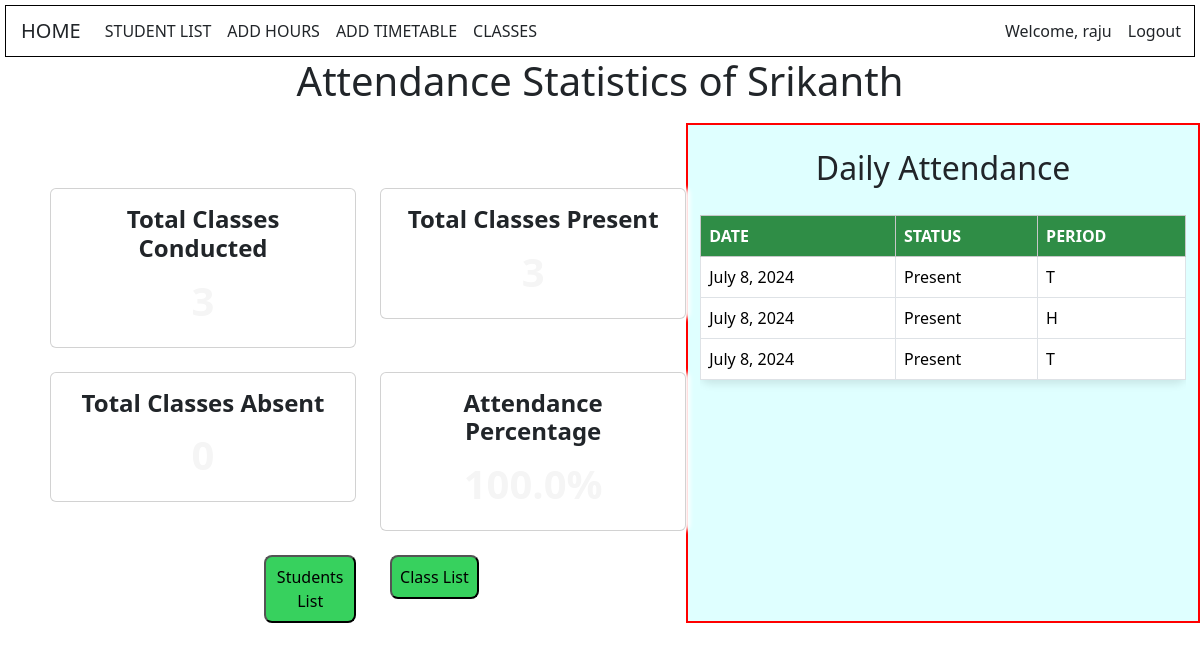
The app's page /students/students/attendance/1/ (signed in) with its own data.
### students/models.py (models this page shows, shortened)
class Student(models.Model):
    name = models.CharField(max_length=100)
    roll_number = models.CharField(max_length=10, unique=True)
    student_class = models.ForeignKey(Class, on_delete=models.CASCADE)
    email = models.EmailField()
    phone = models.CharField(max_length=10)

class Attendance(models.Model):
    student = models.ForeignKey(Student, on_delete=models.CASCADE)
    date = models.DateField()
    period = models.ForeignKey(Period, on_delete=models.CASCADE)
    status = models.CharField(max_length=10, choices=[('Present', 'Present'), ('Absent', 'Absent')])

class Period(models.Model):
    name = models.CharField(max_length=50)  # e.g., 'Morning', 'Afternoon', etc.
    start_time = models.TimeField()
    end_time = models.TimeField()
    date = models.DateField(default=timezone.now)

### students/views.py (the view)
# urls.py: path('students/attendance/<int:student_id>/', views.attendance_view, name='attendance_view'),
def attendance_view(request, student_id):
    student = get_object_or_404(Student, id=student_id)
    attendances = Attendance.objects.filter(student=student)
    total_conducted = attendances.count()
    total_present = attendances.filter(status='Present').count()
    total_absent = attendances.filter(status='Absent').count()
    attendance_percentage = round((total_present / total_conducted) * 100,0 ) if total_conducted > 0 else 0
    context = {
        'attendances': attendances,
        'student': student,
        'total_conducted': total_conducted,
        'total_present': total_present,
        'total_absent': total_absent,
        'attendance_percentage': attendance_percentage
    }
    return render(request, 'students/attendance_view.html', context)

### students/templates/students/attendance_view.html (shortened to what this page needs)
<!DOCTYPE html>
<html lang="en">
<head>
    <link href="https://cdn.jsdelivr.net/npm/bootstrap@5.3.2/dist/css/bootstrap.min.css" rel="stylesheet">
</head>
<body>
    {% include 'students/navbar.html' %}
        <h1>Attendance Statistics of {{ student.name }}</h1>
        <div class="container-wrapper">
        <div class="container1">
         <div class="row row-cols-1 row-cols-md-2 g-4">
            <div class="col">
                <div class="card">
                    <div class="card-body">
                        <h5 class="card-title">Total Classes Conducted</h5>
                        <p class="card-text">{{ total_conducted }}</p>
                    </div>
                </div>
            </div>
            <div class="col">
                <div class="card">
                    <div class="card-body">
                        <h5 class="card-title">Total Classes Present</h5>
                        <p class="card-text">{{ total_present }}</p>
                    </div>
                </div>
            </div>
            <div class="col">
                <div class="card">
                    <div class="card-body">
                        <h5 class="card-title">Total Classes Absent</h5>
                        <p class="card-text">{{ total_absent }}</p>
                    </div>
                </div>
            </div>
            <div class="col">
                <div class="card">
                    <div class="card-body">
                        <h5 class="card-title">Attendance Percentage</h5>
                        <p class="card-text">{{ attendance_percentage }}%</p>
                    </div>
                </div>
            </div>
        <a href="{% url 'student_list' %}"><button class="button1">Students List</button></a>
        <a href="{% url 'class_list' %}" ><button class="button2">Class List</button></a>
        </div>
    </div>
    <div class="container">
        <div class="mt-4">
            <h2>Daily Attendance</h2>
            <div class="table-responsive">
                <table class="table table-bordered table-hover">
                    <thead class="table-light">
                        <tr>
                            <th>Date</th>
                            <th>Status</th>
                            <th>Period</th>
                        </tr>
                    </thead>
                    <tbody>
                        {% for attendance in attendances %}
                        <tr>
                            <td>{{ attendance.date }}</td>
                            <td>{{ attendance.status}}</td>
                            <td>{{attendance.period.name}}</td>
                        </tr>
                        {% empty %}
                        <tr>
                            <td colspan="2" class="text-center">No attendance records found for {{ student.name }}</td>
                        </tr>
                        {% endfor %}
                    </tbody>
                </table>
            </div>
        </div>
    </div>
</div>
</body>
</html>

### students/templates/students/navbar.html (shortened to what this page needs)
<!DOCTYPE html>
<html lang="en">
<head>
    <link href="https://cdn.jsdelivr.net/npm/bootstrap@5.3.2/dist/css/bootstrap.min.css" rel="stylesheet">
</head>
<body>
    <nav class="navbar navbar-expand-lg navbar-light">
        <a style="margin-left: 10px;" class="navbar-brand text-dark" href="{% url 'home' %}">HOME</a>
        <div class="collapse navbar-collapse" id="navbarNav">
            <ul class="navbar-nav me-auto">
                <li class="nav-item active">
                    <a class="nav-link text-dark" href="{% url 'student_list' %}">STUDENT LIST </a>
                </li>
                <li class="nav-item">
                    <a class="nav-link text-dark" href="{% url 'add_period' %}">ADD HOURS</a>
                </li>
                <li class="nav-item">
                    <a class="nav-link text-dark" href="{% url 'add_timetable' %}">ADD TIMETABLE</a>
                </li>
                <li class="nav-item">
                    <a class="nav-link text-dark" href="{% url 'class_list' %}">CLASSES</a>
                </li>
            </ul>
            <ul class="navbar-nav">
                {% if user.is_authenticated %}
                    <li class="nav-item">
                        <span class="nav-link text-dark">Welcome, {{ user.username }}</span>
                    </li>
                    <li class="nav-item">
                        <a class="nav-link text-dark" href="{% url 'login' %}">Logout</a>
                    </li>
                {% endif %}
            </ul>
        </div>
    </nav>
</body>
</html>

### students/templates/students/attendance_view.html (style rules this page uses)
.container-wrapper { display: flex; }
.container { max-width: 400px; border: 2px solid red; margin-top: 10px; background-color: #dfffff; margin-left:150px; }
.container1 { max-width: 800px; margin-top: 75px; margin-left: 50px; }
.card { border: none; border-radius: 10px; box-shadow: 4px 0 4px white; height: 150px; background-color: #37d15e; }
.card-title { color:black; font-size: 1.5rem; font-weight: bold; margin-bottom: 0.5rem; text-align: center; }
.card-text { font-size: 40px; color: whitesmoke; text-align: center; font-weight: bold; cursor: pointer; }
.table { margin-top: 20px; background-color: #2f8d46; border-radius: 10px; box-shadow: 0 4px 8px rgba(0, 0, 0, 0.1); }
.table th, .table td { vertical-align: middle; }
.table thead th { background-color: #2f8d46; color: #ffffff; font-weight: bold; text-transform: uppercase; border-color: black 2px; }
.button1 { padding: 8px; margin-left: 70%; border-radius: 0.5rem; background-color: #37d15e; }
.button2 { padding: 8px; margin-left: 10px; border-radius: 0.5rem; background-color: #37d15e; }
h1 { text-align: center; margin-bottom: 30px; color: green; font-weight: bold; margin-top:10px; }
h2 { text-align: center; color:black; font-weight: bold; }

### students/templates/students/navbar.html (style rules this page uses)
.navbar { margin-top:5px; background-color: rgb(255, 255, 255); padding:5px; margin-left:5px; margin-right:5px; border:1px solid black; }
body { background:url('https://img.freepik.com/free-vector/beautiful-decorative-soft-colorful-watercolor-texture-background_1055-14290.jpg') no-repeat center center fixed; background-size: cover; }

### records on screen
Student: name "Srikanth"
Attendance: date "July 8, 2024", status "Present", period.name "T"
Attendance: date "July 8, 2024", status "Present", period.name "H"
Attendance: date "July 8, 2024", status "Present", period.name "T"

### other values on screen
{{ user.username }} "raju"
